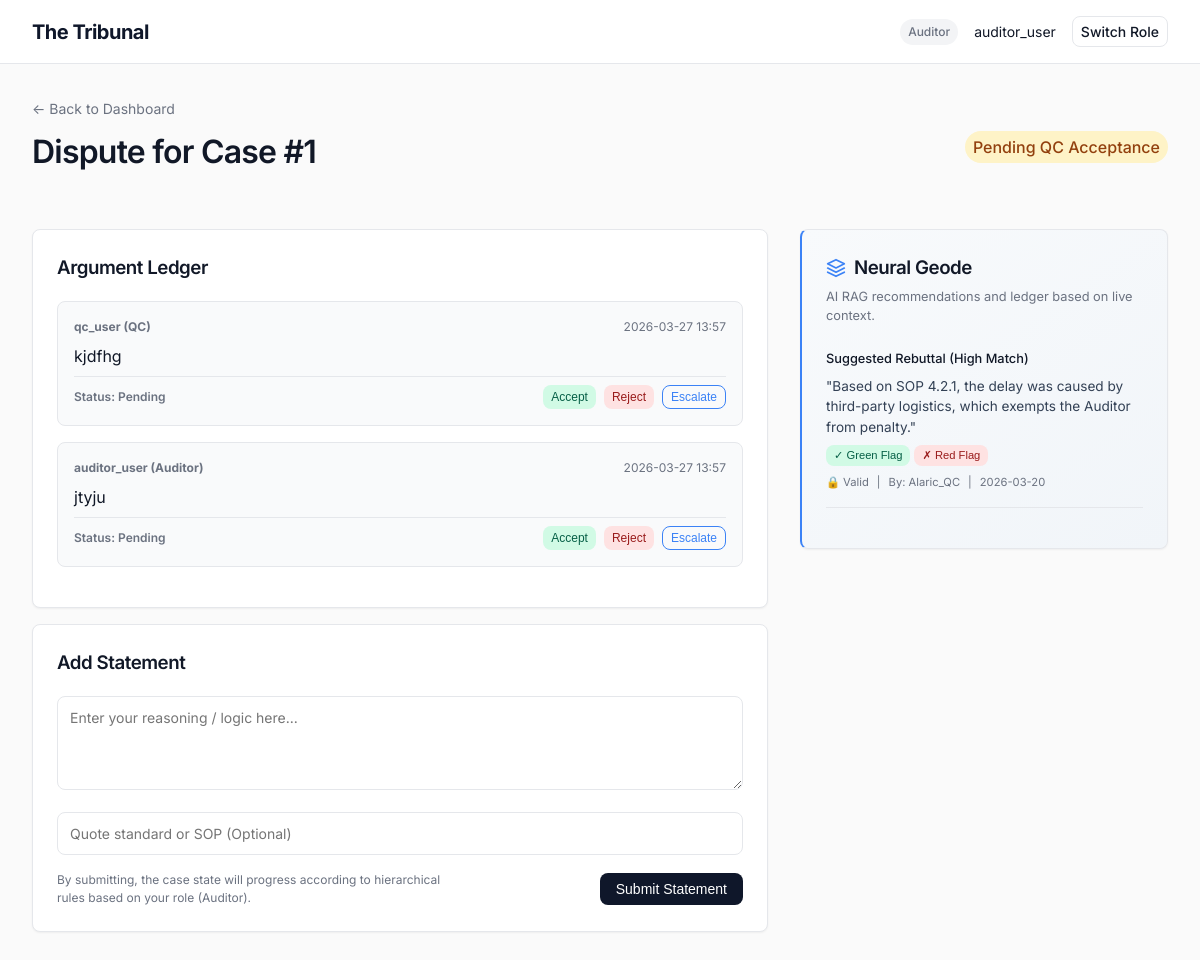
/dispute/1 (signed in), run on the app's committed database.
### models.py (models this page shows)
class User(db.Model):
    id = db.Column(db.Integer, primary_key=True)
    username = db.Column(db.String(80), unique=True, nullable=False)
    role = db.Column(db.String(50), nullable=False) # Auditor, QC, Auditor_POC, QC_POC, Appellate, Ops, Training

class Dispute(db.Model):
    id = db.Column(db.Integer, primary_key=True)
    case_id = db.Column(db.Integer, db.ForeignKey('audit_case.id'), nullable=False)
    status = db.Column(db.String(50), nullable=False, default='Pending') # Pending Auditor Revert, Escapated to POC, Appellate Court, Closed
    created_at = db.Column(db.DateTime, default=datetime.utcnow)

class Argument(db.Model):
    id = db.Column(db.Integer, primary_key=True)
    dispute_id = db.Column(db.Integer, db.ForeignKey('dispute.id'), nullable=False)
    user_id = db.Column(db.Integer, db.ForeignKey('user.id'), nullable=False)
    logic = db.Column(db.Text, nullable=False)
    quoted_reference = db.Column(db.Text, nullable=True)
    attachment_path = db.Column(db.String(255), nullable=True)
    timestamp = db.Column(db.DateTime, default=datetime.utcnow)
    status = db.Column(db.String(20), nullable=False, default='Pending') # Pending, Accepted, Rejected, Escalated
    user = db.relationship('User', backref=db.backref('arguments', lazy=True))

### app.py (the view, shortened to what this page needs)
@app.route('/dispute/<int:dispute_id>', methods=['GET', 'POST'])
def dispute_view(dispute_id):
    if 'user_id' not in session:
        return redirect(url_for('login'))
    dispute = Dispute.query.get_or_404(dispute_id)
    arguments = Argument.query.filter_by(dispute_id=dispute.id).order_by(Argument.timestamp).all()
    geode_entries = db.session.query(NeuralGeodeEntry).order_by(NeuralGeodeEntry.timestamp.desc()).limit(5).all()
    return render_template('dispute.html', dispute=dispute, arguments=arguments, geode_entries=geode_entries)

### app.py (called while the page is built)
@app.before_request
def mock_auth():
    user_id = request.args.get('user_id')
    if user_id:
        session['user_id'] = int(user_id)

@app.context_processor
def inject_user():
    user = User.query.get(session.get('user_id')) if session.get('user_id') else None
    users = User.query.all()
    return dict(current_user=user, all_users=users)

### templates/dispute.html (shortened to what this page needs)
{% extends "base.html" %}
{% block content %}
<div style="display: flex; justify-content: space-between; align-items: center; margin-bottom: 2rem;">
    <div>
        <a href="{{ url_for('dashboard') }}" style="color: var(--text-muted); text-decoration: none; font-size: 0.875rem;">&larr; Back to Dashboard</a>
        <h1 style="margin-top: 0.5rem;">Dispute for Case #{{ dispute.case_id }}</h1>
    </div>
    <span class="status-badge status-pending" style="font-size: 1rem;">{{ dispute.status }}</span>
</div>
<div class="grid" style="grid-template-columns: 2fr 1fr;">
    <div>
        <div class="card">
            <h3>Argument Ledger</h3>
            {% for arg in arguments %}
            <div class="argument-bubble">
                <div class="argument-meta">
                    <strong>{{ arg.user.username }} ({{ arg.user.role }})</strong>
                    <span>{{ arg.timestamp.strftime('%Y-%m-%d %H:%M') }}</span>
                </div>
                <div style="margin-bottom: 0.5rem;">{{ arg.logic }}</div>
                <div style="display: flex; justify-content: space-between; align-items: center; border-top: 1px solid var(--border); padding-top: 0.5rem; margin-top: 0.5rem;">
                    <span class="status-badge {% if arg.status == 'Accepted' %}status-closed{% elif arg.status == 'Rejected' %}status-pending{% elif arg.status == 'Escalated' %}status-escalated{% else %}status-pending{% endif %}" style="background: transparent; padding:0; font-weight: 600; color: var(--text-muted);">Status: <span style="">{{ arg.status }}</span></span>
                    {% if arg.status == 'Pending' %}
                    <form action="{{ url_for('argument_action', arg_id=arg.id) }}" method="POST" style="display: flex; gap: 0.5rem; margin: 0;">
                        <button type="submit" name="action" value="Accepted" class="btn btn-green" style="padding: 0.25rem 0.5rem; font-size: 0.75rem;">Accept</button>
                        <button type="submit" name="action" value="Rejected" class="btn btn-red" style="padding: 0.25rem 0.5rem; font-size: 0.75rem;">Reject</button>
                        <button type="submit" name="action" value="Escalated" class="btn btn-outline" style="padding: 0.25rem 0.5rem; font-size: 0.75rem; border-color: var(--accent); color: var(--accent);">Escalate</button>
                    </form>
                    {% endif %}
                </div>
            </div>
            {% else %}
            <p style="font-size: 0.875rem; color: var(--text-muted);">No arguments have been submitted yet.</p>
            {% endfor %}
        </div>
        <div class="card">
            <h3>Add Statement</h3>
            <form action="" method="POST">
                <textarea name="logic" rows="4" placeholder="Enter your reasoning / logic here..." required></textarea>
                <input type="text" name="reference" placeholder="Quote standard or SOP (Optional)">
                <div style="display: flex; justify-content: space-between; align-items: center;">
                    <span style="font-size: 0.75rem; color: var(--text-muted); max-width: 60%;">
                        By submitting, the case state will progress according to hierarchical rules based on your role ({{ current_user.role }}).
                    </span>
                    <button type="submit" class="btn btn-primary">Submit Statement</button>
                </div>
            </form>
        </div>
    </div>
    <div>
        <div class="card neural-geode-panel">
            <h3 style="display: flex; align-items: center; gap: 0.5rem; margin-bottom: 0;">
                Neural Geode
            </h3>
            <p style="font-size: 0.8rem; color: var(--text-muted); margin-top: 0.25rem; margin-bottom: 1.5rem;">AI RAG recommendations and ledger based on live context.</p>
            {% for entry in geode_entries %}
            <div class="geode-entry" style="{% if loop.last %}border-bottom: none; margin-bottom: 0; padding-bottom: 0;{% endif %}">
                <div style="font-weight: 600; margin-bottom: 0.5rem; font-size: 0.8rem; color: var(--primary);">{{ entry.query }}</div>
                <div style="font-size: 0.85rem; color: #334155; margin-bottom: 0.5rem;">
                    "{{ entry.response }}"
                </div>
                <form action="{{ url_for('flag_geode', entry_id=entry.id) }}" method="POST" style="display: flex; gap: 0.25rem;">
                    <button type="submit" name="flag" value="Green" class="btn {{ 'btn-green' if entry.flag_status == 'Green' else 'btn-outline' }}" style="padding: 0.25rem 0.5rem; font-size: 0.7rem; {{ 'opacity: 0.5;' if entry.flag_status and entry.flag_status != 'Green' }}">
                        &check; Green Flag
                    </button>
                    <button type="submit" name="flag" value="Red" class="btn {{ 'btn-red' if entry.flag_status == 'Red' else 'btn-outline' }}" style="padding: 0.25rem 0.5rem; font-size: 0.7rem; {{ 'opacity: 0.5;' if entry.flag_status and entry.flag_status != 'Red' }}">
                        &cross; Red Flag
                    </button>
                </form>
                <div class="geode-meta">
                    {% if entry.authenticity_logo %}
                    <span title="Authenticity Hash Validated">&#x1F512; Valid</span>
                    <span>|</span>
                    {% endif %}
                    <span>By: {{ entry.ingestor_alias }}</span>
                    <span>|</span>
                    <span>{{ entry.timestamp.strftime('%Y-%m-%d') }}</span>
                </div>
            </div>
            {% else %}
            <div class="geode-entry">
                <div style="font-weight: 500; margin-bottom: 0.5rem; font-size: 0.8rem;">Suggested Rebuttal (High Match)</div>
                <div style="font-size: 0.85rem; color: #334155; margin-bottom: 0.5rem;">
                    "Based on SOP 4.2.1, the delay was caused by third-party logistics, which exempts the Auditor from penalty."
                </div>
                <div style="display: flex; gap: 0.25rem;">
                    <button type="button" class="btn btn-green" style="padding: 0.25rem 0.5rem; font-size: 0.7rem;">&check; Green Flag</button>
                    <button type="button" class="btn btn-red" style="padding: 0.25rem 0.5rem; font-size: 0.7rem;">&cross; Red Flag</button>
                </div>
                <div class="geode-meta">
                    <span title="Authenticity Hash Validated">&#x1F512; Valid</span>
                    <span>|</span>
                    <span>By: Alaric_QC</span>
                    <span>|</span>
                    <span>2026-03-20</span>
                </div>
            </div>
            {% endfor %}
        </div>
    </div>
</div>
{% endblock %}

### templates/base.html (shortened to what this page needs)
<!DOCTYPE html>
<html lang="en">
<head>
    <link rel="stylesheet" href="{{ url_for('static', filename='css/style.css') }}">
</head>
<body>
<header>
    <div class="brand">The Tribunal</div>
    {% if current_user %}
    <div class="nav-user">
        <span class="role-badge">{{ current_user.role }}</span>
        <span>{{ current_user.username }}</span>
        <a href="{{ url_for('login') }}" class="btn btn-outline" style="padding: 0.25rem 0.5rem;">Switch Role</a>
    </div>
    {% endif %}
</header>
<div class="container">
    {% block content %}{% endblock %}
</div>
</body>
</html>

### static/css/style.css (style rules this page uses)
:root { --bg-color: #FAFAFA; --text-main: #111827; --text-muted: #6B7280; --primary: #0F172A; --primary-hover: #334155; --accent: #3B82F6; --success: #10B981; --danger: #EF4444; --border: #E5E7EB; --card-bg: #FFFFFF; --radius: 8px; }
body { margin: 0; font-family: 'Inter', system-ui, -apple-system, sans-serif; background-color: var(--bg-color); color: var(--text-main); line-height: 1.5; }
.container { max-width: 1200px; margin: 0 auto; padding: 2rem; }
header { display: flex; justify-content: space-between; align-items: center; padding: 1rem 2rem; background: var(--card-bg); border-bottom: 1px solid var(--border); position: sticky; top: 0; z-index: 100; }
.brand { font-size: 1.25rem; font-weight: 700; letter-spacing: -0.025em; color: var(--primary); }
.nav-user { display: flex; align-items: center; gap: 1rem; font-size: 0.875rem; }
.role-badge { background: #F3F4F6; padding: 0.25rem 0.5rem; border-radius: 9999px; font-weight: 500; font-size: 0.75rem; color: var(--text-muted); }
.card { background: var(--card-bg); border: 1px solid var(--border); border-radius: var(--radius); padding: 1.5rem; margin-bottom: 1rem; box-shadow: 0 1px 2px 0 rgba(0, 0, 0, 0.05); }
h1, h2, h3 { margin-top: 0; font-weight: 600; letter-spacing: -0.025em; }
.btn { display: inline-flex; align-items: center; justify-content: center; padding: 0.5rem 1rem; font-size: 0.875rem; font-weight: 500; border-radius: var(--radius); border: none; cursor: pointer; transition: all 0.2s; text-decoration: none; }
.btn-primary { background: var(--primary); color: white; }
.btn-outline { background: transparent; border: 1px solid var(--border); color: var(--text-main); }
.btn-green { background: #D1FAE5; color: #065F46; }
.btn-red { background: #FEE2E2; color: #991B1B; }
input, textarea, select { width: 100%; padding: 0.75rem; border: 1px solid var(--border); border-radius: var(--radius); font-family: inherit; font-size: 0.875rem; margin-bottom: 1rem; box-sizing: border-box; transition: border-color 0.2s; resize: vertical; }
.grid { display: grid; gap: 2rem; }
.argument-bubble { padding: 1rem; border-radius: var(--radius); background: #F9FAFB; border: 1px solid var(--border); margin-bottom: 1rem; }
.argument-meta { font-size: 0.75rem; color: var(--text-muted); margin-bottom: 0.5rem; display: flex; justify-content: space-between; }
.neural-geode-panel { background: linear-gradient(145deg, #F8FAFC, #F1F5F9); border-left: 2px solid var(--accent); }
.geode-entry { font-size: 0.875rem; border-bottom: 1px solid var(--border); padding-bottom: 1rem; margin-bottom: 1rem; }
.geode-meta { display: flex; gap: 0.5rem; font-size: 0.7rem; color: var(--text-muted); margin-top: 0.5rem; align-items: center; }
.status-badge { padding: 0.25rem 0.5rem; border-radius: 9999px; font-size: 0.75rem; font-weight: 500; }
.status-pending { background: #FEF3C7; color: #92400E; }

### data on the page
User: role "Auditor", username "auditor_user"
Dispute: case_id "1", status "Pending QC Acceptance"
Argument: user.username "qc_user", user.role "QC", timestamp "2026-03-27 13:57", logic "kjdfhg", status "Pending"
Argument: user.username "auditor_user", user.role "Auditor", timestamp "2026-03-27 13:57", logic "jtyju", status "Pending"
